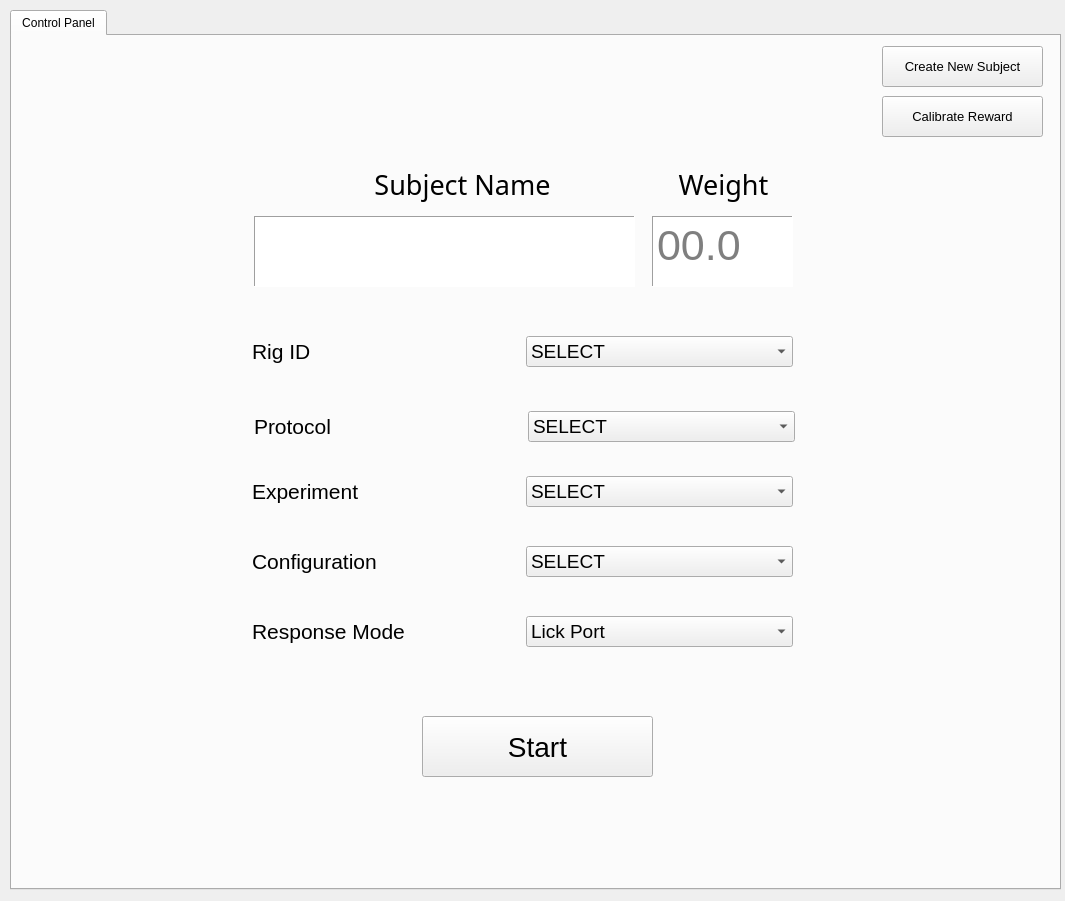
<?xml version="1.0" encoding="UTF-8"?>
<ui version="4.0">
 <class>MainWindow</class>
 <widget class="QMainWindow" name="MainWindow">
  <property name="geometry">
   <rect>
    <x>0</x>
    <y>0</y>
    <width>1065</width>
    <height>901</height>
   </rect>
  </property>
  <property name="windowTitle">
   <string>MainWindow</string>
  </property>
  <widget class="QWidget" name="centralwidget">
   <widget class="QTabWidget" name="tabs">
    <property name="geometry">
     <rect>
      <x>10</x>
      <y>10</y>
      <width>1051</width>
      <height>880</height>
     </rect>
    </property>
    <property name="currentIndex">
     <number>0</number>
    </property>
    <property name="iconSize">
     <size>
      <width>16</width>
      <height>16</height>
     </size>
    </property>
    <property name="tabBarAutoHide">
     <bool>false</bool>
    </property>
    <widget class="QWidget" name="control_panel">
     <attribute name="title">
      <string>Control Panel</string>
     </attribute>
     <widget class="QPushButton" name="start_experiment">
      <property name="enabled">
       <bool>true</bool>
      </property>
      <property name="geometry">
       <rect>
        <x>410</x>
        <y>680</y>
        <width>231</width>
        <height>61</height>
       </rect>
      </property>
      <property name="font">
       <font>
        <pointsize>21</pointsize>
       </font>
      </property>
      <property name="text">
       <string>Start</string>
      </property>
     </widget>
     <widget class="QLabel" name="label_5">
      <property name="geometry">
       <rect>
        <x>650</x>
        <y>125</y>
        <width>123</width>
        <height>47</height>
       </rect>
      </property>
      <property name="font">
       <font>
        <family>Segoe Print</family>
        <pointsize>20</pointsize>
       </font>
      </property>
      <property name="text">
       <string>Weight</string>
      </property>
      <property name="alignment">
       <set>Qt::AlignCenter</set>
      </property>
     </widget>
     <widget class="QWidget" name="layoutWidget_2">
      <property name="geometry">
       <rect>
        <x>240</x>
        <y>300</y>
        <width>541</width>
        <height>31</height>
       </rect>
      </property>
      <layout class="QHBoxLayout" name="horizontalLayout_5">
       <item>
        <widget class="QLabel" name="label_7">
         <property name="font">
          <font>
           <pointsize>16</pointsize>
          </font>
         </property>
         <property name="text">
          <string>Rig ID</string>
         </property>
        </widget>
       </item>
       <item>
        <widget class="QComboBox" name="rig_id">
         <property name="font">
          <font>
           <pointsize>14</pointsize>
          </font>
         </property>
         <property name="accessibleName">
          <string>0</string>
         </property>
         <property name="currentIndex">
          <number>0</number>
         </property>
         <property name="maxVisibleItems">
          <number>15</number>
         </property>
         <item>
          <property name="text">
           <string>SELECT</string>
          </property>
         </item>
        </widget>
       </item>
      </layout>
     </widget>
     <widget class="QWidget" name="layoutWidget_3">
      <property name="geometry">
       <rect>
        <x>240</x>
        <y>580</y>
        <width>541</width>
        <height>31</height>
       </rect>
      </property>
      <layout class="QHBoxLayout" name="horizontalLayout_3">
       <item>
        <widget class="QLabel" name="label_4">
         <property name="font">
          <font>
           <pointsize>16</pointsize>
          </font>
         </property>
         <property name="text">
          <string>Response Mode</string>
         </property>
        </widget>
       </item>
       <item>
        <widget class="QComboBox" name="response_mode">
         <property name="font">
          <font>
           <pointsize>14</pointsize>
          </font>
         </property>
         <property name="currentIndex">
          <number>0</number>
         </property>
         <property name="maxVisibleItems">
          <number>15</number>
         </property>
         <item>
          <property name="text">
           <string>Lick Port</string>
          </property>
         </item>
         <item>
          <property name="text">
           <string>Wheel</string>
          </property>
         </item>
        </widget>
       </item>
      </layout>
     </widget>
     <widget class="QWidget" name="layoutWidget_5">
      <property name="geometry">
       <rect>
        <x>240</x>
        <y>440</y>
        <width>541</width>
        <height>31</height>
       </rect>
      </property>
      <layout class="QHBoxLayout" name="horizontalLayout_2">
       <item>
        <widget class="QLabel" name="label_2">
         <property name="font">
          <font>
           <pointsize>16</pointsize>
          </font>
         </property>
         <property name="text">
          <string>Experiment</string>
         </property>
        </widget>
       </item>
       <item>
        <widget class="QComboBox" name="experiment">
         <property name="font">
          <font>
           <pointsize>14</pointsize>
          </font>
         </property>
         <property name="maxVisibleItems">
          <number>15</number>
         </property>
         <item>
          <property name="text">
           <string>SELECT</string>
          </property>
         </item>
        </widget>
       </item>
      </layout>
     </widget>
     <widget class="QTextEdit" name="subject_weight">
      <property name="geometry">
       <rect>
        <x>640</x>
        <y>180</y>
        <width>141</width>
        <height>71</height>
       </rect>
      </property>
      <property name="minimumSize">
       <size>
        <width>0</width>
        <height>0</height>
       </size>
      </property>
      <property name="font">
       <font>
        <pointsize>32</pointsize>
       </font>
      </property>
      <property name="inputMethodHints">
       <set>Qt::ImhUppercaseOnly</set>
      </property>
      <property name="frameShape">
       <enum>QFrame::Panel</enum>
      </property>
      <property name="tabChangesFocus">
       <bool>true</bool>
      </property>
      <property name="html">
       <string>&lt;!DOCTYPE HTML PUBLIC &quot;-//W3C//DTD HTML 4.0//EN&quot; &quot;http://www.w3.org/TR/REC-html40/strict.dtd&quot;&gt;
&lt;html&gt;&lt;head&gt;&lt;meta name=&quot;qrichtext&quot; content=&quot;1&quot; /&gt;&lt;style type=&quot;text/css&quot;&gt;
p, li { white-space: pre-wrap; }
&lt;/style&gt;&lt;/head&gt;&lt;body style=&quot; font-family:'MS Shell Dlg 2'; font-size:32pt; font-weight:400; font-style:normal;&quot;&gt;
&lt;p style=&quot;-qt-paragraph-type:empty; margin-top:0px; margin-bottom:0px; margin-left:0px; margin-right:0px; -qt-block-indent:0; text-indent:0px;&quot;&gt;&lt;br /&gt;&lt;/p&gt;&lt;/body&gt;&lt;/html&gt;</string>
      </property>
      <property name="placeholderText">
       <string>00.0</string>
      </property>
      <property name="markdown" stdset="0">
       <string/>
      </property>
     </widget>
     <widget class="QLabel" name="label">
      <property name="geometry">
       <rect>
        <x>350</x>
        <y>125</y>
        <width>201</width>
        <height>47</height>
       </rect>
      </property>
      <property name="font">
       <font>
        <family>Segoe Print</family>
        <pointsize>20</pointsize>
       </font>
      </property>
      <property name="text">
       <string>Subject Name</string>
      </property>
      <property name="alignment">
       <set>Qt::AlignCenter</set>
      </property>
     </widget>
     <widget class="QTextEdit" name="subject_name">
      <property name="geometry">
       <rect>
        <x>242</x>
        <y>180</y>
        <width>381</width>
        <height>71</height>
       </rect>
      </property>
      <property name="font">
       <font>
        <pointsize>36</pointsize>
       </font>
      </property>
      <property name="inputMethodHints">
       <set>Qt::ImhUppercaseOnly</set>
      </property>
      <property name="frameShape">
       <enum>QFrame::Panel</enum>
      </property>
      <property name="tabChangesFocus">
       <bool>true</bool>
      </property>
      <property name="html">
       <string>&lt;!DOCTYPE HTML PUBLIC &quot;-//W3C//DTD HTML 4.0//EN&quot; &quot;http://www.w3.org/TR/REC-html40/strict.dtd&quot;&gt;
&lt;html&gt;&lt;head&gt;&lt;meta name=&quot;qrichtext&quot; content=&quot;1&quot; /&gt;&lt;style type=&quot;text/css&quot;&gt;
p, li { white-space: pre-wrap; }
&lt;/style&gt;&lt;/head&gt;&lt;body style=&quot; font-family:'MS Shell Dlg 2'; font-size:36pt; font-weight:400; font-style:normal;&quot;&gt;
&lt;p align=&quot;center&quot; style=&quot;-qt-paragraph-type:empty; margin-top:24px; margin-bottom:24px; margin-left:0px; margin-right:0px; -qt-block-indent:0; text-indent:0px;&quot;&gt;&lt;br /&gt;&lt;/p&gt;&lt;/body&gt;&lt;/html&gt;</string>
      </property>
      <property name="markdown" stdset="0">
       <string/>
      </property>
     </widget>
     <widget class="QWidget" name="layoutWidget_6">
      <property name="geometry">
       <rect>
        <x>242</x>
        <y>375</y>
        <width>541</width>
        <height>31</height>
       </rect>
      </property>
      <layout class="QHBoxLayout" name="horizontalLayout_4">
       <item>
        <widget class="QLabel" name="label_3">
         <property name="font">
          <font>
           <pointsize>16</pointsize>
          </font>
         </property>
         <property name="text">
          <string>Protocol</string>
         </property>
        </widget>
       </item>
       <item>
        <widget class="QComboBox" name="protocol">
         <property name="font">
          <font>
           <pointsize>14</pointsize>
          </font>
         </property>
         <property name="maxVisibleItems">
          <number>15</number>
         </property>
         <item>
          <property name="text">
           <string>SELECT</string>
          </property>
         </item>
        </widget>
       </item>
      </layout>
     </widget>
     <widget class="QPushButton" name="calibrate_reward">
      <property name="geometry">
       <rect>
        <x>870</x>
        <y>60</y>
        <width>161</width>
        <height>41</height>
       </rect>
      </property>
      <property name="font">
       <font>
        <pointsize>10</pointsize>
       </font>
      </property>
      <property name="text">
       <string>Calibrate Reward</string>
      </property>
     </widget>
     <widget class="QPushButton" name="create_new_subject">
      <property name="geometry">
       <rect>
        <x>870</x>
        <y>10</y>
        <width>161</width>
        <height>41</height>
       </rect>
      </property>
      <property name="font">
       <font>
        <pointsize>10</pointsize>
       </font>
      </property>
      <property name="text">
       <string>Create New Subject</string>
      </property>
     </widget>
     <widget class="QWidget" name="layoutWidget_7">
      <property name="geometry">
       <rect>
        <x>240</x>
        <y>510</y>
        <width>541</width>
        <height>31</height>
       </rect>
      </property>
      <layout class="QHBoxLayout" name="horizontalLayout_7">
       <item>
        <widget class="QLabel" name="label_8">
         <property name="font">
          <font>
           <pointsize>16</pointsize>
          </font>
         </property>
         <property name="text">
          <string>Configuration</string>
         </property>
        </widget>
       </item>
       <item>
        <widget class="QComboBox" name="configuration">
         <property name="font">
          <font>
           <pointsize>14</pointsize>
          </font>
         </property>
         <property name="maxVisibleItems">
          <number>15</number>
         </property>
         <item>
          <property name="text">
           <string>SELECT</string>
          </property>
         </item>
        </widget>
       </item>
      </layout>
     </widget>
    </widget>
   </widget>
  </widget>
 </widget>
 <tabstops>
  <tabstop>subject_name</tabstop>
  <tabstop>subject_weight</tabstop>
  <tabstop>rig_id</tabstop>
  <tabstop>protocol</tabstop>
  <tabstop>experiment</tabstop>
  <tabstop>configuration</tabstop>
  <tabstop>response_mode</tabstop>
  <tabstop>start_experiment</tabstop>
  <tabstop>create_new_subject</tabstop>
  <tabstop>calibrate_reward</tabstop>
  <tabstop>tabs</tabstop>
 </tabstops>
 <resources/>
 <connections/>
</ui>
